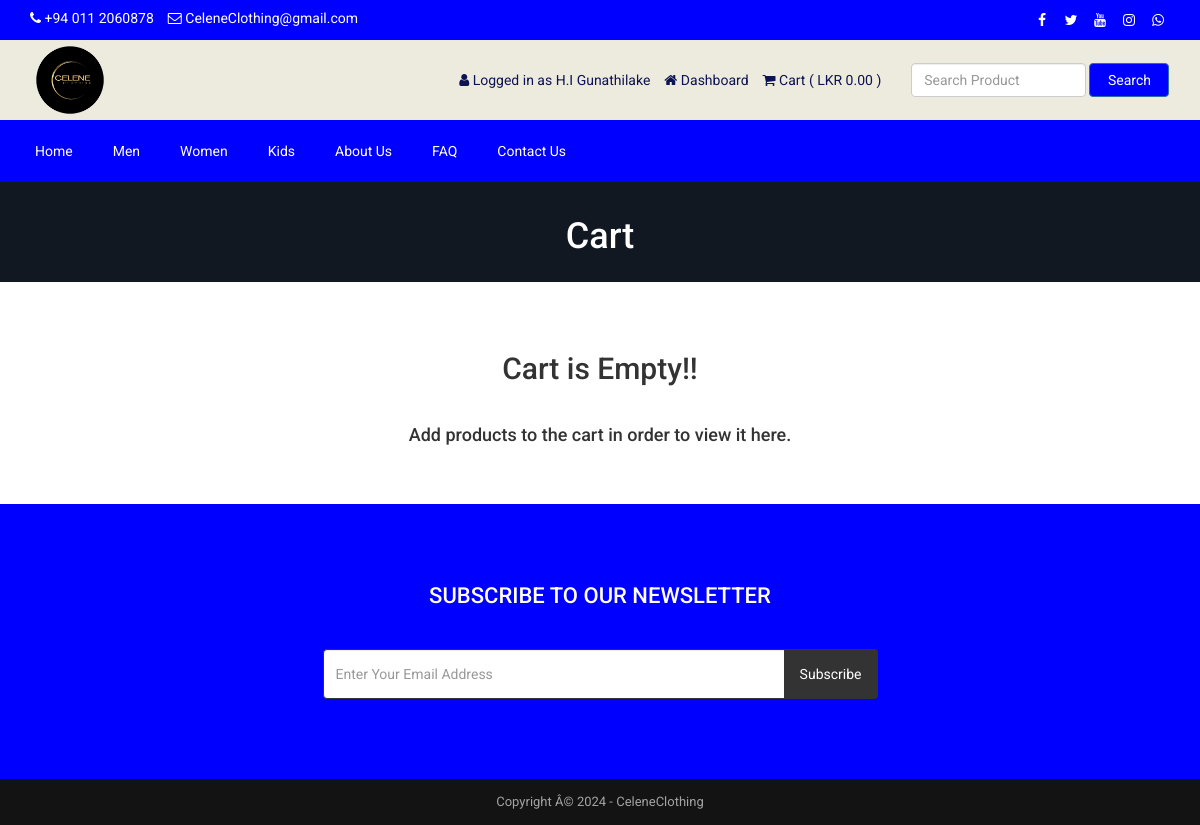
The page /cart.php (signed in) on the database its author committed.
### tables this page shows
CREATE TABLE `tbl_settings` (
  `id` int(11) NOT NULL,
  `logo` text NOT NULL,
  `favicon` text NOT NULL,
  `footer_about` text NOT NULL,
  `footer_copyright` text NOT NULL,
  `contact_address` text NOT NULL,
  `contact_email` text NOT NULL,
  `contact_phone` text NOT NULL,
  `contact_fax` text NOT NULL,
  `contact_map_iframe` text NOT NULL,
  `receive_email` text NOT NULL,
  `receive_email_subject` text NOT NULL,
  `receive_email_thank_you_message` text NOT NULL,
  `forget_password_message` text NOT NULL,
  `total_recent_post_footer` int(10) NOT NULL,
  `total_popular_post_footer` int(10) NOT NULL,
  `total_recent_post_sidebar` int(11) NOT NULL,
  `total_popular_post_sidebar` int(11) NOT NULL,
  `total_featured_product_home` int(11) NOT NULL,
  `total_latest_product_home` int(11) NOT NULL,
  `total_popular_product_home` int(11) NOT NULL,
  `meta_title_home` text NOT NULL,
  `meta_keyword_home` text NOT NULL,
  `meta_description_home` text NOT NULL,
  `banner_login` text NOT NULL,
  `banner_registration` text NOT NULL,
  `banner_forget_password` text NOT NULL,
  `banner_reset_password` text NOT NULL,
  `banner_search` text NOT NULL,
  `banner_cart` text NOT NULL,
  `banner_checkout` text NOT NULL,
  `banner_product_category` text NOT NULL,
  `banner_blog` text NOT NULL,
  `cta_title` text NOT NULL,
  `cta_content` text NOT NULL,
  `cta_read_more_text` text NOT NULL,
  `cta_read_more_url` text NOT NULL,
  `cta_photo` text NOT NULL,
  `featured_product_title` text NOT NULL,
  `featured_product_subtitle` text NOT NULL,
  `latest_product_title` text NOT NULL,
  `latest_product_subtitle` text NOT NULL,
  `popular_product_title` text NOT NULL,
  `popular_product_subtitle` text NOT NULL,
  `testimonial_title` text NOT NULL,
  `testimonial_subtitle` text NOT NULL,
  `testimonial_photo` text NOT NULL,
  `blog_title` text NOT NULL,
  `blog_subtitle` text NOT NULL,
  `newsletter_text` text NOT NULL,
  `paypal_email` text NOT NULL,
  `stripe_public_key` text NOT NULL,
  `stripe_secret_key` text NOT NULL,
  `bank_detail` text NOT NULL,
  `before_head` text NOT NULL,
  `after_body` text NOT NULL,
  `before_body` text NOT NULL,
  `home_service_on_off` int(11) NOT NULL,
  `home_welcome_on_off` int(11) NOT NULL,
  `home_featured_product_on_off` int(11) NOT NULL,
  `home_latest_product_on_off` int(11) NOT NULL,
  `home_popular_product_on_off` int(11) NOT NULL,
  `home_testimonial_on_off` int(11) NOT NULL,
  `home_blog_on_off` int(11) NOT NULL,
  `newsletter_on_off` int(11) NOT NULL,
  `ads_above_welcome_on_off` int(1) NOT NULL,
  `ads_above_featured_product_on_off` int(1) NOT NULL,
  `ads_above_latest_product_on_off` int(1) NOT NULL,
  `ads_above_popular_product_on_off` int(1) NOT NULL,
  `ads_above_testimonial_on_off` int(1) NOT NULL,
  `ads_category_sidebar_on_off` int(1) NOT NULL
);

CREATE TABLE `tbl_social` (
  `social_id` int(11) NOT NULL,
  `social_name` varchar(30) NOT NULL,
  `social_url` varchar(255) NOT NULL,
  `social_icon` varchar(30) NOT NULL
);

CREATE TABLE `tbl_top_category` (
  `tcat_id` int(11) NOT NULL,
  `tcat_name` varchar(255) NOT NULL,
  `show_on_menu` int(1) NOT NULL
);

CREATE TABLE `tbl_page` (
  `id` int(11) NOT NULL,
  `about_title` varchar(255) NOT NULL,
  `about_content` text NOT NULL,
  `about_banner` varchar(255) NOT NULL,
  `about_meta_title` varchar(255) NOT NULL,
  `about_meta_keyword` text NOT NULL,
  `about_meta_description` text NOT NULL,
  `faq_title` varchar(255) NOT NULL,
  `faq_banner` varchar(255) NOT NULL,
  `faq_meta_title` varchar(255) NOT NULL,
  `faq_meta_keyword` text NOT NULL,
  `faq_meta_description` text NOT NULL,
  `blog_title` varchar(255) NOT NULL,
  `blog_banner` varchar(255) NOT NULL,
  `blog_meta_title` varchar(255) NOT NULL,
  `blog_meta_keyword` text NOT NULL,
  `blog_meta_description` text NOT NULL,
  `contact_title` varchar(255) NOT NULL,
  `contact_banner` varchar(255) NOT NULL,
  `contact_meta_title` varchar(255) NOT NULL,
  `contact_meta_keyword` text NOT NULL,
  `contact_meta_description` text NOT NULL,
  `pgallery_title` varchar(255) NOT NULL,
  `pgallery_banner` varchar(255) NOT NULL,
  `pgallery_meta_title` varchar(255) NOT NULL,
  `pgallery_meta_keyword` text NOT NULL,
  `pgallery_meta_description` text NOT NULL,
  `vgallery_title` varchar(255) NOT NULL,
  `vgallery_banner` varchar(255) NOT NULL,
  `vgallery_meta_title` varchar(255) NOT NULL,
  `vgallery_meta_keyword` text NOT NULL,
  `vgallery_meta_description` text NOT NULL
);

### cart.php (the view, shortened to what this page needs)
<?php require_once('header.php'); ?>
<?php
$statement = $pdo->prepare("SELECT * FROM tbl_settings WHERE id=1");
$statement->execute();
$result = $statement->fetchAll(PDO::FETCH_ASSOC);
foreach ($result as $row) {
    $banner_cart = $row['banner_cart'];
}
?>
<div class="page-banner" style="background-image: url(assets/uploads/<?php echo $banner_cart; ?>)">
    <div class="overlay"></div>
    <div class="page-banner-inner">
        <h1><?php echo LANG_VALUE_18; ?></h1>
    </div>
</div>
<div class="page">
	<div class="container">
		<div class="row">
			<div class="col-md-12">
                <?php if(!isset($_SESSION['cart_p_id'])): ?>
                    <?php echo '<h2 class="text-center">Cart is Empty!!</h2></br>'; ?>
                    <?php echo '<h4 class="text-center">Add products to the cart in order to view it here.</h4>'; ?>
                <?php endif; ?>
			</div>
		</div>
	</div>
</div>
<?php require_once('footer.php'); ?>

### header.php (shortened to what this page needs)
<?php
include("admin/inc/config.php");
$statement = $pdo->prepare("SELECT * FROM tbl_settings WHERE id=1");
$statement->execute();
$result = $statement->fetchAll(PDO::FETCH_ASSOC);
foreach ($result as $row)
{
	$logo = $row['logo'];
	$contact_email = $row['contact_email'];
	$contact_phone = $row['contact_phone'];
}
?>
<!DOCTYPE html>
<html lang="en">
<head>
	<link rel="stylesheet" href="assets/css/bootstrap.min.css">
	<link rel="stylesheet" href="assets/css/font-awesome.min.css">
	<link rel="stylesheet" href="assets/css/owl.carousel.min.css">
	<link rel="stylesheet" href="assets/css/owl.theme.default.min.css">
	<link rel="stylesheet" href="assets/css/jquery.bxslider.min.css">
    <link rel="stylesheet" href="assets/css/magnific-popup.css">
    <link rel="stylesheet" href="assets/css/rating.css">
	<link rel="stylesheet" href="assets/css/spacing.css">
	<link rel="stylesheet" href="assets/css/bootstrap-touch-slider.css">
	<link rel="stylesheet" href="assets/css/animate.min.css">
	<link rel="stylesheet" href="assets/css/tree-menu.css">
	<link rel="stylesheet" href="assets/css/select2.min.css">
	<link rel="stylesheet" href="assets/css/main.css">
	<link rel="stylesheet" href="assets/css/responsive.css">
	<?php
	$statement = $pdo->prepare("SELECT * FROM tbl_page WHERE id=1");
	$statement->execute();
	$result = $statement->fetchAll(PDO::FETCH_ASSOC);
		?>
</head>
<body>
<div class="top"  style="background-color:blue">
	<div class="container">
		<div class="row">
			<div class="col-md-6 col-sm-6 col-xs-12">
				<div class="left">
					<ul>
						<li><i class="fa fa-phone"></i> <?php echo $contact_phone; ?></li>
						<li><i class="fa fa-envelope-o"></i> <?php echo $contact_email; ?></li>
					</ul>
				</div>
			</div>
			<div class="col-md-6 col-sm-6 col-xs-12">
				<div class="right">
					<ul>
						<?php
						$statement = $pdo->prepare("SELECT * FROM tbl_social");
						$statement->execute();
						$result = $statement->fetchAll(PDO::FETCH_ASSOC);
						foreach ($result as $row) {
							?>
							<?php if($row['social_url'] != ''): ?>
							<li><a href="<?php echo $row['social_url']; ?>"><i class="<?php echo $row['social_icon']; ?>"></i></a></li>
							<?php endif; ?>
							<?php
						}
						?>
					</ul>
				</div>
			</div>
		</div>
	</div>
</div>
<div class="header"  style="background-color:#EDEADE">
	<div class="container">
		<div class="row inner">
			<div class="col-md-4 logo">
				<a href="index.php"><img src="assets/uploads/<?php echo $logo; ?>" alt="logo image"></a>
			</div>
			<div class="col-md-5 right">
				<ul>
					<?php
					if(isset($_SESSION['customer'])) {
						?>
						<li><i class="fa fa-user"></i> <?php echo LANG_VALUE_13; ?> <?php echo $_SESSION['customer']['cust_name']; ?></li>
						<li><a href="dashboard.php"><i class="fa fa-home"></i> <?php echo LANG_VALUE_89; ?></a></li>
						<?php
					} else {
						?>
						<li><a href="login.php"><i class="fa fa-sign-in"></i> <?php echo LANG_VALUE_9; ?></a></li>
						<li><a href="registration.php"><i class="fa fa-user-plus"></i> <?php echo LANG_VALUE_15; ?></a></li>
						<li><a href="admin/login.php"><i class="fa fa-sign-in"></i> Admin </a></li>
						<?php
					}
					?>
					<li><a href="cart.php"><i class="fa fa-shopping-cart"></i> <?php echo LANG_VALUE_18; ?> ( <?php
					if(isset($_SESSION['cart_p_id'])) {
						$table_total_price = 0;
						$i=0;
	                    foreach($_SESSION['cart_p_qty'] as $key => $value)
	                    {
	                        $i++;
	                        $arr_cart_p_qty[$i] = $value;
	                    }                    $i=0;
	                    foreach($_SESSION['cart_p_current_price'] as $key => $value)
	                    {
	                        $i++;
	                        $arr_cart_p_current_price[$i] = $value;
	                    }
	                    for($i=1;$i<=count($arr_cart_p_qty);$i++) {
	                    	$row_total_price = $arr_cart_p_current_price[$i]*$arr_cart_p_qty[$i];
	                        $table_total_price = $table_total_price + $row_total_price;
	                    }
   						 $formatted_total_price = number_format($table_total_price, 2, '.', ',');
						echo LANG_VALUE_1 . $formatted_total_price;
						} else {
						echo 'LKR 0.00';
					}
					?> )</a></li>
				</ul>
			</div>
			<div class="col-md-3 search-area" >
				<form class="navbar-form navbar-left" role="search" action="search-result.php" method="get">
					<div class="form-group">
						<input type="text" class="form-control search-top" placeholder="<?php echo LANG_VALUE_2; ?>" name="search_text">
					</div>
					<button type="submit" class="btn btn-primary" style="background-color:blue"><?php echo LANG_VALUE_3; ?></button>
				</form>
			</div>
		</div>
	</div>
</div>
<div class="nav"  style="background-color:blue" >
	<div class="container">
		<div class="row">
			<div class="col-md-12 pl_0 pr_0">
				<div class="menu-container" style="background-color:blue">
					<div class="menu">
						<ul>
							<li><a href="index.php">Home</a></li>
							<?php
							$statement = $pdo->prepare("SELECT * FROM tbl_top_category WHERE show_on_menu=1");
							$statement->execute();
							$result = $statement->fetchAll(PDO::FETCH_ASSOC);
							foreach ($result as $row) {
								?>
								<li><a href="product-category.php?id=<?php echo $row['tcat_id']; ?>&type=top-category"><?php echo $row['tcat_name']; ?></a>
								</li>
								<?php
							}
							?>
							<?php
							$statement = $pdo->prepare("SELECT * FROM tbl_page WHERE id=1");
							$statement->execute();
							$result = $statement->fetchAll(PDO::FETCH_ASSOC);
							foreach ($result as $row) {
								$about_title = $row['about_title'];
								$faq_title = $row['faq_title'];
								$contact_title = $row['contact_title'];
							}
							?>
							<li><a href="about.php"><?php echo $about_title; ?></a></li>
							<li><a href="faq.php"><?php echo $faq_title; ?></a></li>
							<li><a href="contact.php"><?php echo $contact_title; ?></a></li>
						</ul>
					</div>
				</div>
			</div>
		</div>
	</div>
</div>

### footer.php (shortened to what this page needs)
<?php
$statement = $pdo->prepare("SELECT * FROM tbl_settings WHERE id=1");
$statement->execute();
$result = $statement->fetchAll(PDO::FETCH_ASSOC);
foreach ($result as $row)
{
	$footer_copyright = $row['footer_copyright'];
    $newsletter_on_off = $row['newsletter_on_off'];
}
?>
<?php if($newsletter_on_off == 1): ?>
<section class="home-newsletter"  style="background-color:blue	">
	<div class="container">
		<div class="row">
			<div class="col-md-6 col-md-offset-3">
				<div class="single">
				<form action="" method="post">
					<h2><?php echo LANG_VALUE_93; ?></h2>
					<div class="input-group">
			        	<input type="email" class="form-control" placeholder="<?php echo LANG_VALUE_95; ?>" name="email_subscribe">
			         	<span class="input-group-btn">
			         	<button class="btn btn-theme" type="submit" name="form_subscribe"><?php echo LANG_VALUE_92; ?></button>
			         	</span>
			        </div>
				</div>
			</div>
		</div>
	</div>
</section>
<?php endif; ?>
<div class="footer-bottom">
	<div class="container">
		<div class="row">
			<div class="col-md-12 copyright">
				<?php echo $footer_copyright; ?>
			</div>
		</div>
	</div>
</div>
</body>
</html>

### assets/css/main.css (style rules this page uses)
* { margin: 0; padding: 0; }
body { font-family: "Roboto", sans-serif; font-size: 14px; }
h1, h2, h3, h4, h5, h6 { font-family: "Roboto", sans-serif; }
a { text-decoration: none; }
.top { width: 100%; height: 40px; background: #131921; }
.top .left { float: left; }
.top .left ul { padding-top: 8px; }
.top .left ul li { list-style-type: none; float: left; margin-right: 14px; color: white; }
.top .left ul li i { color: white; }
.top .right { float: right; }
.top .right ul { padding-top: 8px; }
.top .right ul li { list-style-type: none; float: left; margin-left: 5px; }
.top .right ul li a { color: white; width: 24px; height: 24px; line-height: 24px; text-align: center; border-radius: 50%; display: block; transition: all 0.4s ease; }
.header { width: 100%; height: auto; background: #fff; }
.header .inner { height: auto; display: table; }
.header .logo { float: none; display: table-cell; vertical-align: middle; }
.header .logo img { max-width: 100%; height: 80px; }
.header .navbar-form .form-control { width: 300px; }
.header .search-area { float: none; display: table-cell; vertical-align: middle; }
.header .search-area .form-group { width: calc(100% - 84px); }
.header .search-area button { width: 80px; }
.header .search-area form { width: 100%; }
.header .right { float: none; display: table-cell; vertical-align: middle; padding-right: 0; }
.header .right ul { float: right; margin-bottom: 0; }
.header .right ul li { list-style-type: none; float: left; margin-left: 14px; color: #0d1452; }
.header .right ul li a { color: #0d1452; }
.header .navbar-form .search-top { width: 100%; }
.nav { background: #232f3e; }
.menu-container { width: 100%; margin: 0 auto; background: #232f3e; }
.menu-dropdown-icon:before { content: "\f067"; font-family: "FontAwesome"; display: none; cursor: pointer; float: right; padding: 1.5em 2em; background: #fff; color: #333; }
.menu > ul { margin: 0 auto; width: 100%; list-style: none; padding: 0; position: relative; box-sizing: border-box; }
.menu > ul:before, .menu > ul:after { content: ""; display: table; }
.menu > ul:after { clear: both; }
.menu > ul > li { float: left; padding: 0; margin: 0; }
.menu > ul > li a { text-decoration: none; padding: 1.5em 20px; display: block; color: #fff; }
.footer-bottom { width: 100%; height: auto; background: #141314; padding: 14px 0; }
.footer-bottom .copyright { font-size: 13px; color: #a3a3a3; text-align: center; }
.page-banner { width: 100%; height: auto; background-repeat: no-repeat; background-position: center center; -webkit-background-size: cover; background-size: cover; position: relative; padding-top: 15px; padding-bottom: 15px; overflow: hidden; }
.page-banner .overlay { position: absolute; left: 0; top: 0; width: 100%; height: 100%; opacity: 0.7; background: #131921; }
.page-banner h1 { color: #fff; text-align: center; z-index: 999; position: relative; }
.page { width: 100%; height: auto; padding-top: 50px; padding-bottom: 50px; }
.home-newsletter { padding: 80px 0; background: #232f3e; }
.home-newsletter .single { max-width: 650px; margin: 0 auto; text-align: center; position: relative; z-index: 2; }
.home-newsletter .single h2 { font-size: 22px; color: white; text-transform: uppercase; margin-bottom: 40px; margin-top: 0; }
.home-newsletter .single .form-control { height: 50px; border-color: #333; outline: none; }
.home-newsletter .single .btn { min-height: 50px; background: #333; color: #fff; padding-left: 15px; padding-right: 15px; }

### assets/css/responsive.css (style rules this page uses)
@media only screen and (min-width: 992px) { .header .inner { width: 100%; } }
@media only screen and (min-width: 992px) { .header .search-area { padding-right: 0; } }
@media only screen and (min-width: 992px) { .header .search-area form { padding-right: 0; } }
@media only screen and (min-width: 992px) { .header .container { padding-right: 0; } }

### rows shown on the page
tbl_settings: contact_phone "+94 011 2060878", contact_email "CeleneClothing@gmail.com", logo (picture), banner_cart (picture), footer_copyright "Copyright Â© 2024 - CeleneClothing"
tbl_top_category: tcat_name "Men"
tbl_top_category: tcat_name "Women"
tbl_top_category: tcat_name "Kids"
tbl_page: about_title "About Us", faq_title "FAQ", contact_title "Contact Us"

### other values the page prints
LANG_VALUE_13 "Logged in as"
$_SESSION['customer']['cust_name'] "H.I Gunathilake"
LANG_VALUE_89 "Dashboard"
LANG_VALUE_18 "Cart"
LANG_VALUE_3 "Search"
LANG_VALUE_93 "SUBSCRIBE TO OUR NEWSLETTER"
LANG_VALUE_92 "Subscribe"
